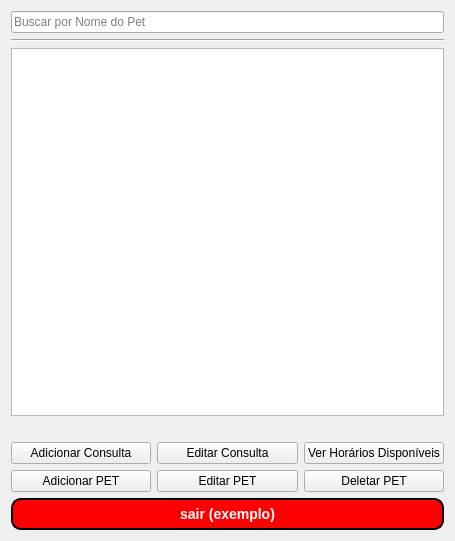
<?xml version="1.0" encoding="UTF-8"?>
<ui version="4.0">
 <class>Form</class>
 <widget class="QWidget" name="Form">
  <property name="geometry">
   <rect>
    <x>0</x>
    <y>0</y>
    <width>455</width>
    <height>541</height>
   </rect>
  </property>
  <property name="windowTitle">
   <string>Form</string>
  </property>
  <layout class="QVBoxLayout" name="verticalLayout_2">
   <item>
    <widget class="QLineEdit" name="lineEdit">
     <property name="placeholderText">
      <string>Buscar por Nome do Pet</string>
     </property>
    </widget>
   </item>
   <item>
    <widget class="Line" name="line_2">
     <property name="orientation">
      <enum>Qt::Horizontal</enum>
     </property>
    </widget>
   </item>
   <item>
    <widget class="QTableWidget" name="table"/>
   </item>
   <item>
    <spacer name="horizontalSpacer">
     <property name="orientation">
      <enum>Qt::Horizontal</enum>
     </property>
     <property name="sizeHint" stdset="0">
      <size>
       <width>40</width>
       <height>20</height>
      </size>
     </property>
    </spacer>
   </item>
   <item>
    <layout class="QHBoxLayout" name="horizontalLayout">
     <item>
      <widget class="QPushButton" name="addconsultaBTN">
       <property name="text">
        <string>Adicionar Consulta</string>
       </property>
      </widget>
     </item>
     <item>
      <widget class="QPushButton" name="editconsultaBTN">
       <property name="text">
        <string>Editar Consulta</string>
       </property>
      </widget>
     </item>
     <item>
      <widget class="QPushButton" name="horariosBTN">
       <property name="text">
        <string>Ver Horários Disponíveis</string>
       </property>
      </widget>
     </item>
    </layout>
   </item>
   <item>
    <layout class="QHBoxLayout" name="horizontalLayout_3">
     <item>
      <widget class="QPushButton" name="addBTN">
       <property name="baseSize">
        <size>
         <width>0</width>
         <height>20</height>
        </size>
       </property>
       <property name="text">
        <string>Adicionar PET</string>
       </property>
      </widget>
     </item>
     <item>
      <widget class="QPushButton" name="editBTN">
       <property name="text">
        <string>Editar PET</string>
       </property>
      </widget>
     </item>
     <item>
      <widget class="QPushButton" name="delBTN">
       <property name="text">
        <string>Deletar PET</string>
       </property>
      </widget>
     </item>
    </layout>
   </item>
   <item>
    <widget class="QPushButton" name="sairBTN">
     <property name="palette">
      <palette>
       <active>
        <colorrole role="WindowText">
         <brush brushstyle="SolidPattern">
          <color alpha="255">
           <red>255</red>
           <green>255</green>
           <blue>255</blue>
          </color>
         </brush>
        </colorrole>
        <colorrole role="Button">
         <brush brushstyle="SolidPattern">
          <color alpha="255">
           <red>255</red>
           <green>0</green>
           <blue>0</blue>
          </color>
         </brush>
        </colorrole>
        <colorrole role="Text">
         <brush brushstyle="SolidPattern">
          <color alpha="255">
           <red>255</red>
           <green>255</green>
           <blue>255</blue>
          </color>
         </brush>
        </colorrole>
        <colorrole role="ButtonText">
         <brush brushstyle="SolidPattern">
          <color alpha="255">
           <red>255</red>
           <green>255</green>
           <blue>255</blue>
          </color>
         </brush>
        </colorrole>
        <colorrole role="Base">
         <brush brushstyle="SolidPattern">
          <color alpha="255">
           <red>255</red>
           <green>0</green>
           <blue>0</blue>
          </color>
         </brush>
        </colorrole>
        <colorrole role="Window">
         <brush brushstyle="SolidPattern">
          <color alpha="255">
           <red>255</red>
           <green>0</green>
           <blue>0</blue>
          </color>
         </brush>
        </colorrole>
       </active>
       <inactive>
        <colorrole role="WindowText">
         <brush brushstyle="SolidPattern">
          <color alpha="255">
           <red>255</red>
           <green>255</green>
           <blue>255</blue>
          </color>
         </brush>
        </colorrole>
        <colorrole role="Button">
         <brush brushstyle="SolidPattern">
          <color alpha="255">
           <red>255</red>
           <green>0</green>
           <blue>0</blue>
          </color>
         </brush>
        </colorrole>
        <colorrole role="Text">
         <brush brushstyle="SolidPattern">
          <color alpha="255">
           <red>255</red>
           <green>255</green>
           <blue>255</blue>
          </color>
         </brush>
        </colorrole>
        <colorrole role="ButtonText">
         <brush brushstyle="SolidPattern">
          <color alpha="255">
           <red>255</red>
           <green>255</green>
           <blue>255</blue>
          </color>
         </brush>
        </colorrole>
        <colorrole role="Base">
         <brush brushstyle="SolidPattern">
          <color alpha="255">
           <red>255</red>
           <green>0</green>
           <blue>0</blue>
          </color>
         </brush>
        </colorrole>
        <colorrole role="Window">
         <brush brushstyle="SolidPattern">
          <color alpha="255">
           <red>255</red>
           <green>0</green>
           <blue>0</blue>
          </color>
         </brush>
        </colorrole>
       </inactive>
       <disabled>
        <colorrole role="WindowText">
         <brush brushstyle="SolidPattern">
          <color alpha="255">
           <red>255</red>
           <green>255</green>
           <blue>255</blue>
          </color>
         </brush>
        </colorrole>
        <colorrole role="Button">
         <brush brushstyle="SolidPattern">
          <color alpha="255">
           <red>255</red>
           <green>0</green>
           <blue>0</blue>
          </color>
         </brush>
        </colorrole>
        <colorrole role="Text">
         <brush brushstyle="SolidPattern">
          <color alpha="255">
           <red>255</red>
           <green>255</green>
           <blue>255</blue>
          </color>
         </brush>
        </colorrole>
        <colorrole role="ButtonText">
         <brush brushstyle="SolidPattern">
          <color alpha="255">
           <red>255</red>
           <green>255</green>
           <blue>255</blue>
          </color>
         </brush>
        </colorrole>
        <colorrole role="Base">
         <brush brushstyle="SolidPattern">
          <color alpha="255">
           <red>255</red>
           <green>0</green>
           <blue>0</blue>
          </color>
         </brush>
        </colorrole>
        <colorrole role="Window">
         <brush brushstyle="SolidPattern">
          <color alpha="255">
           <red>255</red>
           <green>0</green>
           <blue>0</blue>
          </color>
         </brush>
        </colorrole>
       </disabled>
      </palette>
     </property>
     <property name="styleSheet">
      <string notr="true">background-color:red;
color:white;
border-style:outset;
border-width:2px;
border-radius:10px;
border-color:black;
font:bold 14px;
padding:6px;
min-width:10px;</string>
     </property>
     <property name="text">
      <string>sair (exemplo)</string>
     </property>
    </widget>
   </item>
  </layout>
 </widget>
 <resources/>
 <connections/>
</ui>
